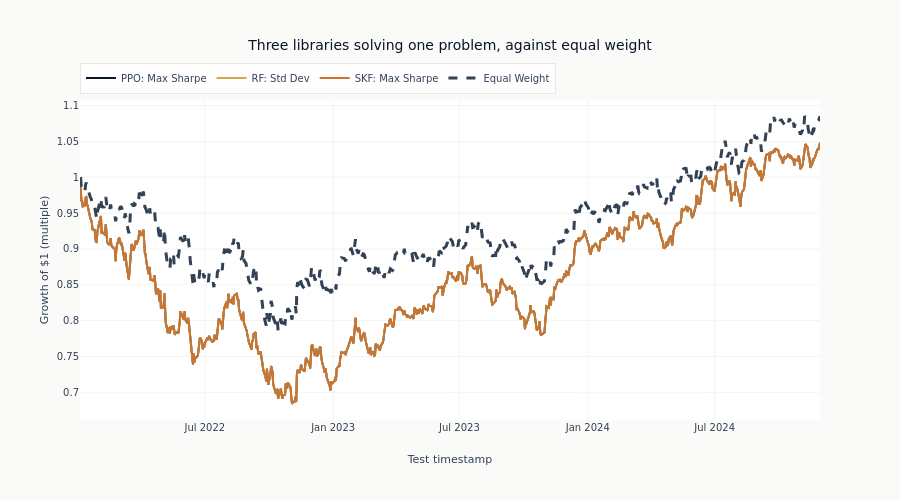

Notebook source saved alongside this figure:
### Markdown cell above
### Growth paths of the comparable implementations

The growth chart focuses on the comparable Max-Sharpe implementations and an equal-weight
benchmark. Showing four lines preserves the cross-library comparison without a fifteen-line
legend obscuring the evidence.

### Code cell
growth_methods = ["PPO: Max Sharpe", "RF: Std Dev", "SKF: Max Sharpe", "Equal Weight"]
growth_colors = {
    "PPO: Max Sharpe": COLORS["blue"],
    "RF: Std Dev": COLORS["amber"],
    "SKF: Max Sharpe": COLORS["copper"],
    "Equal Weight": COLORS["neutral"],
}
cumulative_growth = {name: np.cumprod(1 + portfolio_returns[name]) for name in growth_methods}
growth_leader = max(cumulative_growth, key=lambda name: cumulative_growth[name][-1])

fig = go.Figure()
for name in growth_methods:
    fig.add_scatter(
        # datetime64 rather than the index's pandas Timestamps: the static-image writer that
        # renders this figure alongside the interactive one cannot serialize a Timestamp.
        x=np.asarray(test_dates, dtype="datetime64[ns]"),
        y=cumulative_growth[name],
        mode="lines",
        name=name,
        line=dict(
            color=growth_colors[name],
            width=3 if name == growth_leader else 2,
            dash="dash" if name == "Equal Weight" else "solid",
        ),
    )

fig.update_layout(
    title="Three libraries solving one problem, against equal weight",
    xaxis_title="Test timestamp",
    yaxis_title="Growth of $1 (multiple)",
    height=500,
    legend=dict(orientation="h", yanchor="bottom", y=1.02, xanchor="left", x=0),
)
show_plotly_with_alt(
    fig,
    "Four growth-of-one-dollar paths over the test window for the three libraries' maximum-Sharpe allocations and for equal weight, the three optimized paths overlapping closely.",
)

### Figure 1 — Plotly figure (JSON) as saved in the notebook; plotly's stock layout.template omitted (floating-point values rounded to 4 significant figures; data arrays with more than 128 entries replaced by an {"elided": "..."} marker saying what was removed)
{"data": [{"line": {"color": "#0a1628", "dash": "solid", "width": 2}, "mode": "lines", "name": "PPO: Max Sharpe", "type": "scatter", "x": {"elided": "732 str values"}, "y": {"elided": "732 float values"}}, {"line": {"color": "#D4A84B", "dash": "solid", "width": 2}, "mode": "lines", "name": "RF: Std Dev", "type": "scatter", "x": {"elided": "732 str values"}, "y": {"elided": "732 float values"}}, {"line": {"color": "#C87533", "dash": "solid", "width": 2}, "mode": "lines", "name": "SKF: Max Sharpe", "type": "scatter", "x": {"elided": "732 str values"}, "y": {"elided": "732 float values"}}, {"line": {"color": "#334155", "dash": "dash", "width": 3}, "mode": "lines", "name": "Equal Weight", "type": "scatter", "x": {"elided": "732 str values"}, "y": {"elided": "732 float values"}}], "layout": {"height": 500, "legend": {"orientation": "h", "x": 0, "xanchor": "left", "y": 1.02, "yanchor": "bottom"}, "title": {"text": "Three libraries solving one problem, against equal weight"}, "xaxis": {"title": {"text": "Test timestamp"}}, "yaxis": {"title": {"text": "Growth of $1 (multiple)"}}}}
